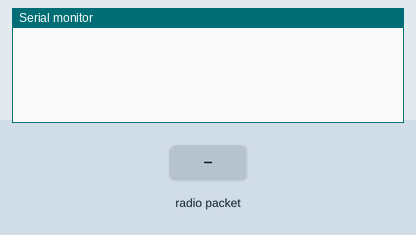
A sketch run on a simulated ESP32. Shown: the last lines printed to the serial monitor. The inputs (shaded band) are chosen by the test bench. No radio packets arrive unless stated.

Above: at 1.2 s.
1.3 s: radio packet "," arrives
At 2.1 s:
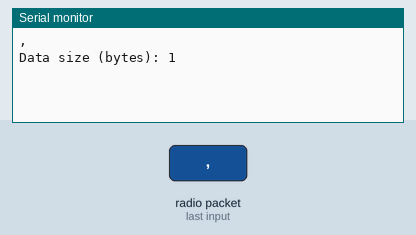
2.8 s: radio packet "3" arrives
At 3.2 s:
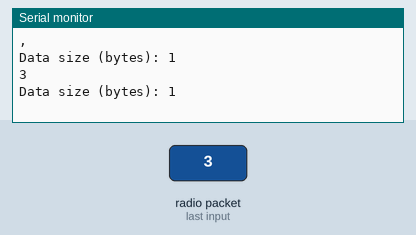

The sketch:

penerima_string_esp32.ino
```cpp
#include <LoRa.h>
#include <ArduinoJson.h>

#define BAUD_RATE 9600

void setup() {
  Serial.begin(BAUD_RATE);
  while (!Serial);

  Serial2.begin(BAUD_RATE);
  while (!Serial2);

  if (!LoRa.begin(920E6)) {
    Serial.println("Starting LoRa failed!");
    while (1);
  }
  //LoRa.setSpreadingFactor(7); // diganti dengan rentang 7, 8, 9, 10, 11, 12
  //LoRa.setSignalBandwidth(500E3); //125, 250, 500
  LoRa.setCodingRate4(8); //5, 6, 7, 8
  // Set up WiFi and MQTT
}

void loop() {
  int packetSize = LoRa.parsePacket();
  if (packetSize) {
    // Read the received data
    String message = "";
    while (LoRa.available()) {
      message += (char)LoRa.read();
    }

    Serial.println(message);

    size_t dataSize = message.length() * sizeof(char);
    Serial.print("Data size (bytes): ");
    Serial.println(dataSize);


    // Separate data into tokens based on commas
    String tokens[4]; // Assume there are 4 tokens in the data
    int tokenIndex = 0;
    int lastIndex = 0;
    for (int i = 0; i < message.length(); i++) {
      if (message.charAt(i) == ',') {
        tokens[tokenIndex++] = message.substring(lastIndex, i);
        lastIndex = i + 1;
      }
    }
    tokens[tokenIndex] = message.substring(lastIndex);

    // Check the number of tokens
    if (tokenIndex == 3) {
      const char* id = tokens[0].c_str();
      int mq4PPM = tokens[1].toInt();
      int mq7PPM = tokens[2].toInt();
      int dustDensity = tokens[3].toInt();

      // Create a JSON object
      StaticJsonDocument<100> doc;
      doc["id"] = id;
      doc["mq4"] = mq4PPM;
      doc["mq7"] = mq7PPM;
      doc["debu"] = dustDensity;
      doc["rssi"] = LoRa.packetRssi();
      doc["snr"] = LoRa.packetSnr();

      // Convert the JSON object to a JSON string
      String json;
      serializeJson(doc, json);

      // Send the JSON string via Serial to ESP32
      Serial.println(json);
      Serial2.println(json);
    }
  }
}
```

Measured:
- after the input at 1.3 s, the serial monitor: prints a new line at once (image 1)
- after the input at 2.8 s, the serial monitor: prints a new line at once (image 2)
